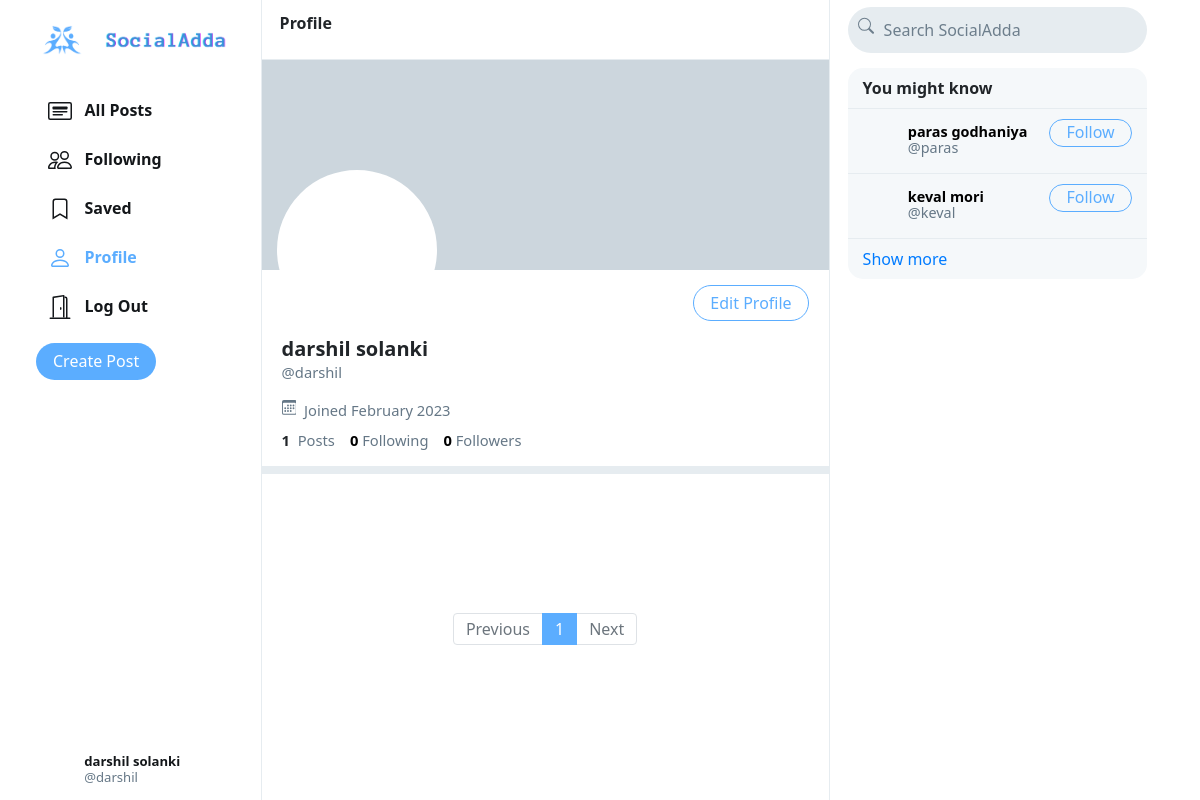
/p/darshil (signed in), run on the app's committed database.
### main/models.py (models this page shows, shortened)
class User(AbstractUser):
    profile_pic = models.ImageField(upload_to='profile_pic/')
    bio = models.TextField(max_length=160, blank=True, null=True)
    cover = models.ImageField(upload_to='covers/', blank=True)

### main/views.py (the view)
# urls.py: path("p/<str:username>", views.profile_view, name='profile'),
def profile_view(request,username):
    user = User.objects.get(username=username)
    all_posts = Post.objects.filter(creater=user).order_by('-date_created')
    paginator = Paginator(all_posts, 10)
    page_number = request.GET.get('page')
    if page_number == None:
        page_number = 1
    posts = paginator.get_page(page_number)
    followings = []
    suggestions = []
    follower = False
    if request.user.is_authenticated:
        followings = Follower.objects.filter(followers=request.user).values_list('user', flat=True)
        suggestions = User.objects.exclude(pk__in=followings).exclude(username=request.user.username).order_by("?")[:6]
        if request.user in Follower.objects.get(user=user).followers.all():
            follower = True
    follower_count = Follower.objects.get(user=user).followers.all().count()
    following_count = Follower.objects.filter(followers=user).count()
    return render(request, 'profile.html', {
        "username": user,
        "posts": posts,
        "posts_count": all_posts.count(),
        "suggestions": suggestions,
        "page": "profile",
        "is_follower": follower,
        "follower_count": follower_count,
        "following_count": following_count
    })

### templates/profile.html (shortened to what this page needs)
{% extends 'feed.html' %}
{% load static %}
{% block profile %}
    <div class="profile-view" data-user="{{username.username}}">
        <div class="cover-image" style="background-image: url(/media/{{username.cover}})"></div>
        <div class="profile-image" style="background-image: url(/media/{{username.profile_pic}})"></div>
        <div class="profile-details">
            <div>
                {% if user.username == username.username %}
                    <button class="btn btn-outline-info float-right" id="edit-profile-btn">Edit Profile</button>
                {% elif is_follower %}
                    <button class="btn btn-blue float-right" onclick="unfollow_user(this,'{{username.username}}','edit_page')" id="following-btn">Following</button>
                {% else %}
                    <button class="btn btn-outline-info float-right" onclick="follow_user(this,'{{username.username}}','edit_page')" >Follow</button>
                {% endif %}
            </div>
            <div class="details-data">
                <h5>{{username.first_name}} {{username.last_name}}</h5>
                <div class="grey">@{{username.username}}</div>
                <div class="grey" style="padding: 8px 0px;">
                    &nbsp;Joined {{username.date_joined | date:"F Y"}}
                </div>
                <div>
                    <strong>
                        {{posts_count}}
                    </strong>
                    &nbsp;<span class="grey">Posts</span>
                    <a href="#">
                        <strong id="following__count">{{following_count | default:0}}</strong>&nbsp;<span class="grey">Following</span>
                    </a>
                    <a href="#">
                        <strong id="follower__count">{{follower_count | default:0}}</strong>&nbsp;<span class="grey">Followers</span>
                    </a>
                </div>
            </div>
        </div>
    </div>
    <div class="space"></div>
{% endblock %}

### templates/ly_main.html (shortened to what this page needs)
{% load static %}
<!DOCTYPE html>
<html lang="en">
    <head>
        <link rel="stylesheet" href="https://stackpath.bootstrapcdn.com/bootstrap/4.4.1/css/bootstrap.min.css">
        <link href="{% static 'main/styles.css' %}" rel="stylesheet">
    </head>
    <body>
        <div class="body" data-page="{{page}}">
            <div class="sidenav">
                <a href="{% url 'home' %}" class="navbar-brand">
                    <img src="{% static 'main/images/logo.png' %}" height="40em">
                </a>
                <div style="height: 100%;">
                    <div>
                        <div>
                            <ul>
                                <li class="nav-item" id="all_posts">
                                <a href="{% url 'home' %}" class="nav-link">
                                    <div>
                                        &nbsp;&nbsp;All Posts
                                    </div>
                                </a>
                                </li>
								<li class="nav-item" id="following">
									<a href="{% url 'following' %}" class="nav-link">
										<div>
											&nbsp;&nbsp;Following
										</div>
									</a>
								</li>
								<li class="nav-item" id="saved">
									<a href="{% url 'saved' %}" class="nav-link">
										<div>
											<svg width="1.5em" height="1.5em" viewBox="0 0 16 16" class="bi bi-bookmark" fill="currentColor" xmlns="http://www.w3.org/2000/svg">
												<path fill-rule="evenodd" d="M8 12l5 3V3a2 2 0 0 0-2-2H5a2 2 0 0 0-2 2v12l5-3zm-4 1.234l4-2.4 4 2.4V3a1 1 0 0 0-1-1H5a1 1 0 0 0-1 1v10.234z"/>
											  </svg>
											&nbsp;&nbsp;Saved
										</div>
									</a>
								</li>
								<li class="nav-item" id="profile">
									<a href="{% url 'profile' user.username %}" class="nav-link">
										<div>
											&nbsp;&nbsp;Profile
										</div>
									</a>
								</li>
								<li class="nav-item" id="logout">
									<a href="{% url 'logout' %}" class="nav-link">
										<div>
											&nbsp;&nbsp;Log Out
										</div>
									</a>
								</li>
                            </ul>
                        </div>
                        <button id="popup-btn" class="btn  btn-blue" onclick="createpost()">Create Post</button>
                    </div>
                    <div style="position: absolute; bottom: 10px;">
						<li class="nav-item sidenav-user">
							<a href="{% url 'profile' user.username %}" class="nav-link">
								<div class="user_account">
									<div class="small-profilepic" style="float: left; background-image: url(/media/{{user.profile_pic}})"></div>
									<div style="height: 2.7vw; margin: auto;">
										<div style="margin-top: 4px;"><strong>{{user.first_name}} {{user.last_name}}</strong></div>
										<div class="grey" style="margin-top: 4px;">@{{ user.username }}</div>
									</div>
								</div>
							</a>
						</li>
                    </div>
                </div>
            </div>
            {% block body %}
            {% endblock %}
            <div class="right-div">
                <nav class="head">
                    <form action="#">
                        <div class="search-div">
                            <div>
                            </div>
                            <input type="text" name="query" id="search-box" placeholder="Search SocialAdda">
                        </div>
                    </form>
                </nav>
                <div class='right-div-content'>
                    <div class="space" style="background-color: white;"></div>
					<div class="suggestion-box">
						<div class="suggestion-header">
							You might know
						</div>
						{% for suggestion in suggestions %}
							<div class="suggestion-user">
								<div>
									<a href="{% url 'profile' suggestion.username %}">
										<div class="small-profilepic" style="background-image: url(/media/{{suggestion.profile_pic}})"></div>
									</a>
								</div>
								<div class="user-details">
									<a href="{% url 'profile' suggestion.username %}">
										<div id="user-name">
											<strong>
												{{suggestion.first_name}} {{suggestion.last_name}}
											</strong>
										</div>
										<div class="grey">@{{suggestion.username}}</div>
									</a>
								</div>
								<div>
									<button class="btn btn-outline-info " type="button" onclick="follow_user(this,'{{suggestion.username}}','suggestion')">Follow</button>
								</div>
							</div>
						{% empty %}
								<div style="text-align: center; border-bottom: .5px solid #e6ecf0; padding: 10px 15px;">
									<span class="grey" style="font-size: .9em;">No suggestions available.</span>
								</div>
						{% endfor %}
						<div class="suggestion-footer">
							<a href="#">Show more</a>
						</div>
					</div>
                </div>
            </div>
        </div>
    </body>
</html>

### main/static/main/styles.css (style rules this page uses)
.body { display: flex; min-height: 100%; font-family: system-ui, sans-serif; }
.btn-blue { background-color: #5badff; color:#fff; }
.btn { border-radius: 20px; padding: 0.32rem 1rem 0.375rem 1rem; }
.btn, .btn:focus, .btn:active { box-shadow: none !important; -webkit-box-shadow: none !important; }
.btn-outline-info { color:#5badff; border-color: #5badff; }
.grey { color: #657786; }
svg { vertical-align: text-top; }
.sidenav { height: 100%; width: 21.8%; position: fixed; top: 0; left: 0; padding: 15px; list-style: none; border-right: .5px solid #e6ecf0; z-index: 100; padding-left: 3%; background-color: white; }
.sidenav ul { list-style: none; padding-left: 0px; margin-top: 3vh; }
.sidenav li { margin-top: 7px; }
.sidenav .nav-link { color: #14171a; line-height: .7em; font-weight: 700; padding: 0px; }
.sidenav .nav-link > div { padding: 10px 20px 8px 12px; border-radius: 25px; line-height: 0.9em; width: max-content; }
.user_account { display: flex; font-size: .82rem; font-weight: normal; padding-top: 3px !important; padding-bottom: 3px !important; padding-left: 3px !important; }
.user_account .small-profilepic { transform: scale(.82); margin-left: auto; margin-top: auto; }
.active a { color: #5badff !important; }
.head { height: 7.5vh; }
.small-profilepic { width: 3.1vw; height: 3.1vw; border-radius: 9999px; overflow: hidden; margin-right: 8px; background-size: cover; background-repeat: no-repeat; background-position: center; box-sizing: content-box; }
.space { height: 8px; background-color: #e6ecf0; }
.cover-image { height: 210px; background-size: cover; background-position: center; background-repeat: no-repeat; background-color: #ccd6dd; }
.profile-image { width: 160px; height: 160px; position: absolute; left: 15px; top: 110px; border-radius: 99999px; border: 4px solid white; background-size: cover; background-repeat: no-repeat; background-position: center; background-color: white; }
.profile-details { padding: 15px 20px; }
.profile-details button { padding-bottom: 0.3rem; }
.profile-details > .details-data { margin-top: 52px; font-size: .92em; }
.profile-details h5 { font-weight: 800; margin-bottom: 0px; }
.profile-details a { color: black; text-decoration: none; }
.right-div { width: 28%; height: 100vh; position: fixed; right: 2.95%; border-left: .5px solid #e6ecf0; background-color: white; }
.right-div .head { padding: .9vh 1.5vw; }
.right-div .search-div { margin-left: auto; margin-right: auto; display: flex; border-radius: 25px; background-color: #e6ecf0; padding-left: 10px; padding-right: 10px; vertical-align: middle; }
#search-box { height: 5.7vh; border: none; background: none; outline: none; width: 100%; margin-left: 8px; }
#search-box::placeholder { color: #6d7e8c; }
.right-div-content { height: 92.5vh; overflow: auto; padding-left: 1.5vw; padding-right: 1.5vw; }
.suggestion-box, .guest-box { border-radius: 15px; overflow: hidden; background-color: #f5f8fa; }
.suggestion-header { padding: 13px 15px; line-height: .9em; font-weight: 800; border-bottom: .5px solid #e6ecf0; }
.suggestion-user { display: flex; padding: 10px 15px; font-size: .9em; border-bottom: .5px solid #e6ecf0; }
.suggestion-user a { color: black; text-decoration: none; }
.user-details { flex: 1; line-height: 1.1em; padding: 5px 0px 7px 0px; }
.suggestion-user .btn { padding: 0em 1em .09em 1em; }
.suggestion-footer { padding: 13px 15px; line-height: .9em; }
.suggestion-footer a { text-decoration: none; }

### data on the page
User: first_name "darshil", last_name "solanki", username "darshil", date_joined "February 2023"
User: first_name "paras", last_name "godhaniya", username "paras"
User: first_name "keval", last_name "mori", username "keval"

### other printed values
{{ posts_count }} "1"
{{ following_count | default:0 }} "0"
{{ follower_count | default:0 }} "0"
{{ each }} "1"
